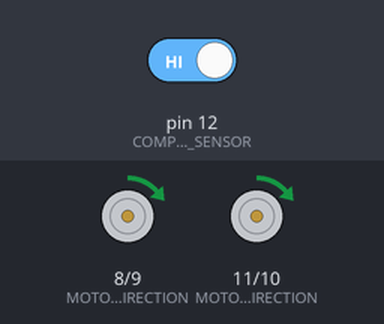
The sketch below on a simulated Arduino Uno, built with avr-gcc and run on an emulated ATmega328P. Shown: direction and speed pins drawn as motors (green arrow = direction pin HIGH = forward, orange = LOW = backward, longer = more drive). The test bench sets the inputs (shaded band); at power-on: pin 12 (COMPACT_PROXIMITY_SENSOR) HIGH.

Above: at 1.4 s.
1.5 s: pin 12 (COMPACT_PROXIMITY_SENSOR) driven LOW
At 3.1 s:
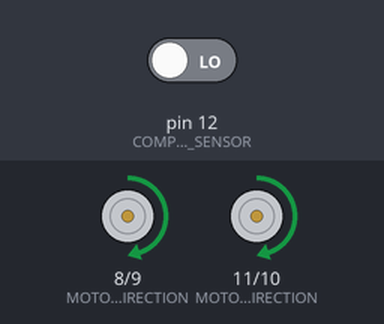
4.1 s: pin 12 (COMPACT_PROXIMITY_SENSOR) driven HIGH
At 5.2 s:
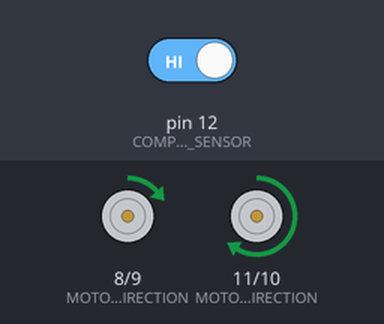
At 6.5 s:
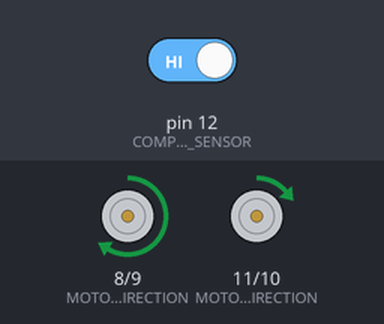
Timing chart, 0 to 31.7 s (numbered marks = the images above; inputs shaded):
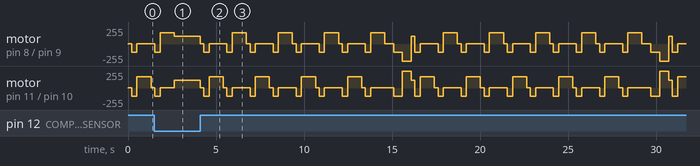

The sketch:

OBSTAPROX.ino
```cpp
//*********************************************//
//                   MINIBOT                   //
//                  OBSTAPROX                  //
//                                             //
//  This enables a bot to avoid obstacles and  //
//          may also solve mazes.              //
//               Codes by:                     //
//        e-Gizmo Mechatronix Central          //
//         Taft, Manila, Philippines           //
//           http://www.egizmo.com             //
//                May 15,2016                  //
//*********************************************//

// INITIALIZATION:
#define COMPACT_PROXIMITY_SENSOR 12       // compact proximity sensor
#define MOTOR_1_DIRECTION         8       // Motor control HIGH = FWD, LOW = BWD
#define MOTOR_1_SPEED             9       // Speed input
#define MOTOR_2_SPEED            10       // Speed input
#define MOTOR_2_DIRECTION        11       // Motor control HIGH = FWD, LOW = BWD

int NORMAL_SPEED = 120;                   // Neutral speed
int TIMER = 0;
int STUCK_TIMER = 0;

// VARIABLES
int z = 0;
int y = 0;

// INPUTS AND OUTPUTS
void setup()
{
  Serial.begin(9600);

  // DEFAULT PINS OF THE MOTOR DRIVER (8,9,10,11)
  pinMode(MOTOR_1_DIRECTION, OUTPUT);
  pinMode(MOTOR_1_SPEED, OUTPUT);
  pinMode(MOTOR_2_SPEED, OUTPUT);
  pinMode(MOTOR_2_DIRECTION, OUTPUT);

  pinMode(COMPACT_PROXIMITY_SENSOR, INPUT);

  digitalWrite(COMPACT_PROXIMITY_SENSOR, HIGH);
}

// MAIN PROGRAM
void loop()  {
  int PROXIMITY_SENSE = digitalRead(COMPACT_PROXIMITY_SENSOR);
  if (PROXIMITY_SENSE == 0)
  {
    FORWARD();
  }

  // TURN LEFT AFTER THE FIRST DETECTION OF THE SENSOR
  if ((z == 0 && PROXIMITY_SENSE == 1) && y == 0)
  {
    STOP();
    delay(200);
    BACKWARD();
    delay(300);
    z = 1;
  }
  if (z == 1  && TIMER <= 10)
  {
    LEFT_TURN();
    TIMER++;
    STUCK_TIMER++;
    delay(80);
    if (TIMER == 10)
    {
      TIMER = 20;
      y = 1;
      z = 2;
    }
  }

  // TURN RIGHT AFTER THE 2ND DETECTION OF THE SENSOR
  if (PROXIMITY_SENSE == 1 && y == 1)
  {
    STOP();
    delay(200);
    BACKWARD();
    delay(300);
    y = 2;
  }
  if (y == 2 && TIMER >= 20)
  {
    RIGHT_TURN();
    TIMER++;
    STUCK_TIMER++;
    delay(80);
    if (TIMER == 30)
    {
      TIMER = 0;
      y = 0;
      z = 0;
    }
  }

  // IF THE BOT IS STUCK IN A CERTAIN PLACE
  if (STUCK_TIMER >= 100)
  {
    STUCK_TIMER = 0;
    STOP();
    delay(500);
    BACKWARD();
    delay(500);
    ROTATE();
    delay(500);
  }
}

// PRESET FUNCTIONS
void FORWARD()
{
  digitalWrite(MOTOR_1_DIRECTION, HIGH);
  digitalWrite(MOTOR_2_DIRECTION, HIGH);
  analogWrite(MOTOR_1_SPEED, NORMAL_SPEED);
  analogWrite(MOTOR_2_SPEED, NORMAL_SPEED);
}

void BACKWARD()
{
  digitalWrite(MOTOR_1_DIRECTION, LOW);
  digitalWrite(MOTOR_2_DIRECTION, LOW);
  analogWrite(MOTOR_1_SPEED, NORMAL_SPEED);
  analogWrite(MOTOR_2_SPEED, NORMAL_SPEED);
}

// DEFAULT REACTION AFTER TIMER RUNS OUT
void ROTATE()
{
  digitalWrite(MOTOR_1_DIRECTION, LOW);
  digitalWrite(MOTOR_2_DIRECTION, HIGH);
  digitalWrite(MOTOR_1_SPEED, NORMAL_SPEED);
  digitalWrite(MOTOR_2_SPEED, NORMAL_SPEED);
}

void STOP()
{
  digitalWrite(MOTOR_1_DIRECTION, HIGH);
  digitalWrite(MOTOR_2_DIRECTION, HIGH);
  analogWrite(MOTOR_1_SPEED, 1);
  analogWrite(MOTOR_2_SPEED, 1);
  delay(10);
}

void LEFT_TURN()
{
  digitalWrite(MOTOR_1_DIRECTION, HIGH);
  digitalWrite(MOTOR_2_DIRECTION, HIGH);
  analogWrite(MOTOR_1_SPEED, 1);
  analogWrite(MOTOR_2_SPEED, 170);
}

void RIGHT_TURN()
{
  digitalWrite(MOTOR_1_DIRECTION, HIGH);
  digitalWrite(MOTOR_2_DIRECTION, HIGH);
  analogWrite(MOTOR_1_SPEED, 170);
  analogWrite(MOTOR_2_SPEED, 1);
}
// PROGRAM ENDS AND LOOP BACK FOREVER                                                                                                                                                   // PARZ
```
